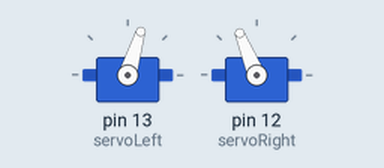
A sketch run on a simulated Arduino Uno, built with avr-gcc and run on an emulated ATmega328P. Shown: 2 × servo.

Above: at 0.05 s.
At 3.0 s:
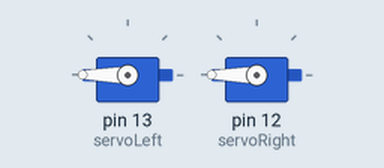
Timing chart, 0 to 6.9 s (numbered marks = the images above):
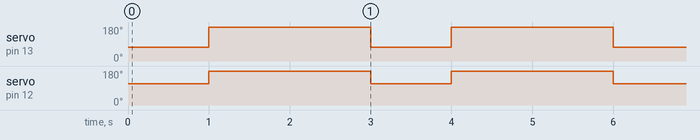

Measured:
- by itself, servo on pin 13 (servoLeft): alternates 180° for 2.0 s and 73° for 1.0 s
- by itself, servo on pin 12 (servoRight): alternates 180° for 2.0 s and 112° for 1.0 s

The sketch:

sample-dance.ino.ino
```cpp
/*
Robotics with the BOE Shield – ServosOppositeDirections
Generate a servo full speed counterclockwise signal with pin 13 and
full speed clockwise signal with pin 12.
*/

#include <Servo.h>                           // Include servo library

Servo servoLeft;                             // Declare left servo signal
Servo servoRight;                            // Declare right servo signal


void setup()                                 // Built in initialization block
{
 servoLeft.attach(13);                      // Attach left signal to pin 13
 servoRight.attach(12);                     // Attach right signal to pin 12
}

void loop()                                  // Main loop auto-repeats
{
 servoLeft.writeMicroseconds(1300);         // 1.7 ms -> counterclockwise
 servoRight.writeMicroseconds(1700);        // 1.3 ms -> clockwise
 delay(500);
 servoLeft.writeMicroseconds(1300);         // 1.7 ms -> counterclockwise
 servoRight.writeMicroseconds(1700);            // 1.3 ms -> clockwise
 delay(500);
// servoLeft.writeMicroseconds(1300);         // 1.7 ms -> counterclockwise
// servoRight.writeMicroseconds(1500);        // 1.3 ms -> clockwise
// delay(1000);
  servoLeft.write(180);
  servoRight.write(180);
 delay(2000);

// servoLeft.writeMicroseconds(1300);         // 1.7 ms -> counterclockwise
// servoRight.writeMicroseconds(1300);        // 1.3 ms -> clockwise
// delay(500);
}
```
